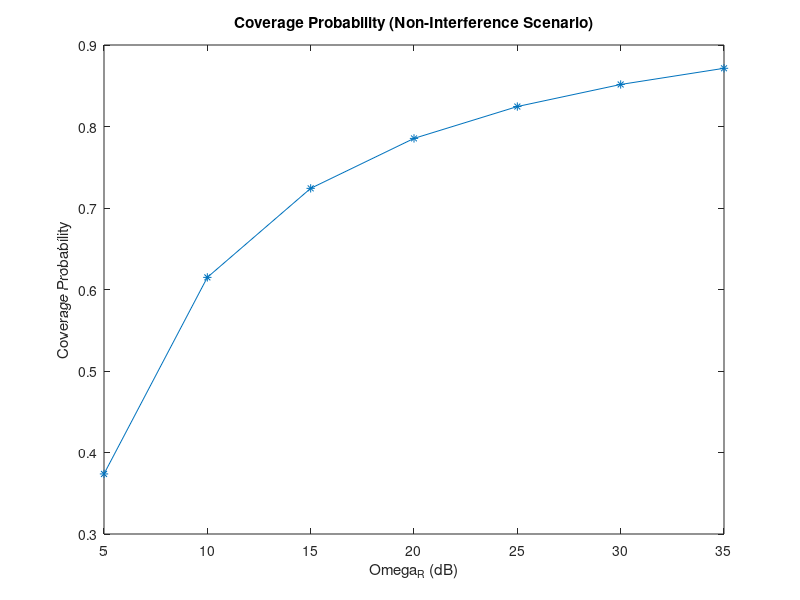

This figure's MATLAB source:
%Define Variables 

omega = 5:5:35;
gamma_out = 1;

H1 = 30000; %Can be 20, 10, or 5
L = 5000;
T = 10 * 1000;
K = 0.316228;
p = 50;

sigma_squared = 0.000630957;
PS = 20; %20 dB 
lambda = PS./(sigma_squared);

m = 2;
b = 10; %10 dB
alpha = ((2.*b.*m)./(2.*b.*m + omega)).^m;
beta = (1./(2.*b));
delta = omega./(2.*b.*(2.*b.*m + omega));
delta_tri = ((beta - delta)./lambda).*gamma_out;


U1 = 8371000;
U2 = 6531000;
RE = 6371000;
HR = H1 + RE;
RS = 7000000; %Arbritary Value between U1 and U2

phi = pi./3; %Value defined in section b

d0_min = U2 - HR;
d0_max = (U1.^2 + HR.^2 - 2.*U1.*HR.*cos(phi./2)).^0.5;
b1 = (d0_max.^2 - d0_min.^2)./2;
b2 = (d0_max.^2 + d0_min.^2)./2;
tau = (3./HR).*(1./(1-cos(phi./2))).*(1./(U1.^3 - U2.^3));

%Define Equation for Pout_SR (Equation 29) 

summation_1 = 0;

y = marcumq(sqrt(2*K),sqrt((2*(1+K)*(5))./(omega)));

plot(omega,y, '*-');
title("Coverage Probability (Non-Interference Scenario)");
xlabel("Omega_R (dB)");
ylabel("Coverage Probability")